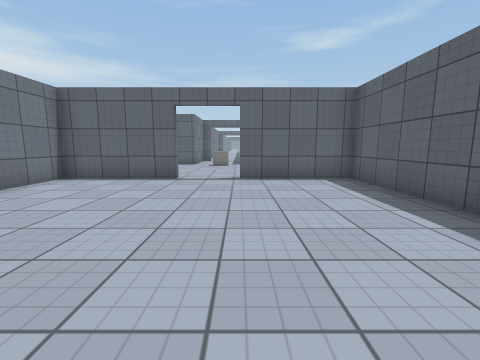
view 1 (above)

14 first-person views from a walk through a Unity game level. The camera is 1.2 m above the floor, tilts 8° down and sees 90° across. Doors are open. The floor is counted in squares, 1.2 m on a side. Each view is taken from the middle of a square. On the plan, view 1 faces up. The plan holds only what a view shows up to about 11 squares ahead; the rest is blank. The place goes on beyond the plan. The player character is not drawn. Surface patterns are stand-ins for the level's own textures.

view 2
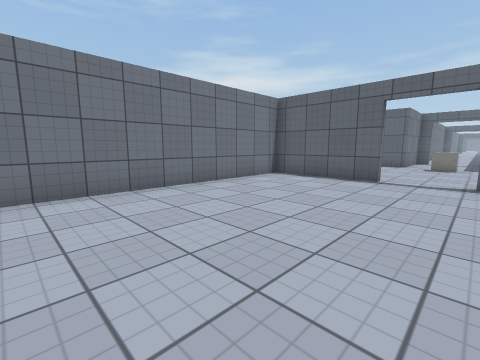

view 3
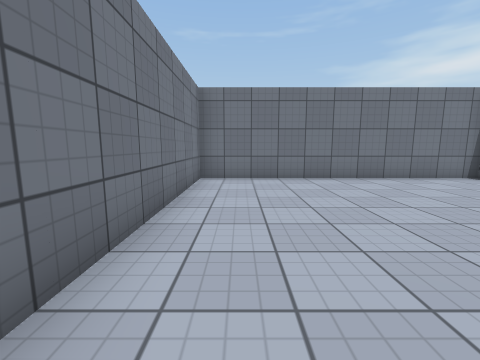

view 4
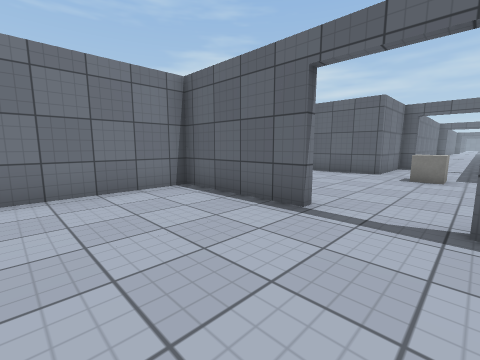

view 5
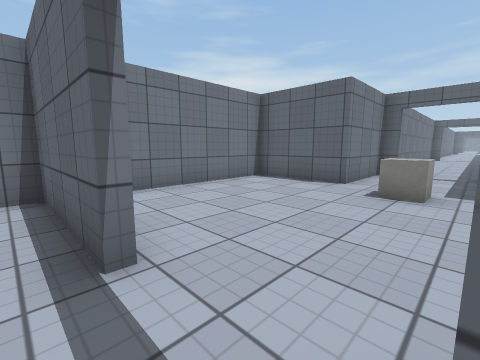

view 6
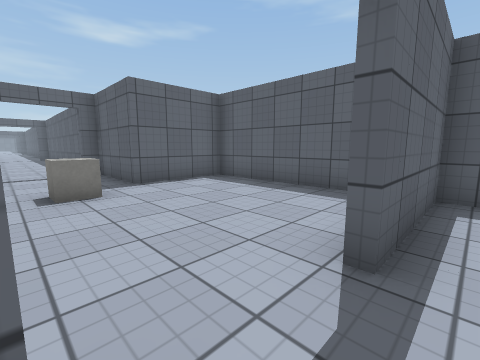

view 7
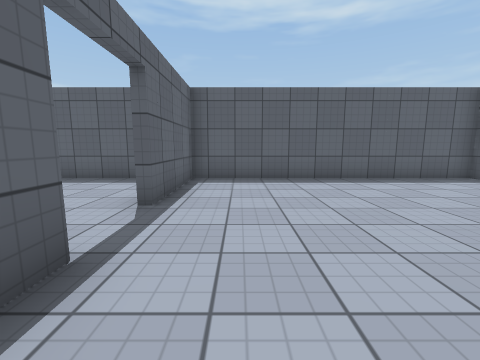

view 8
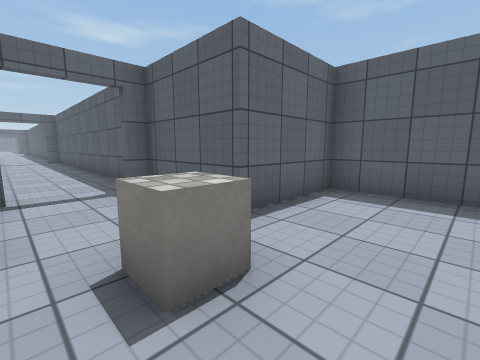

view 9
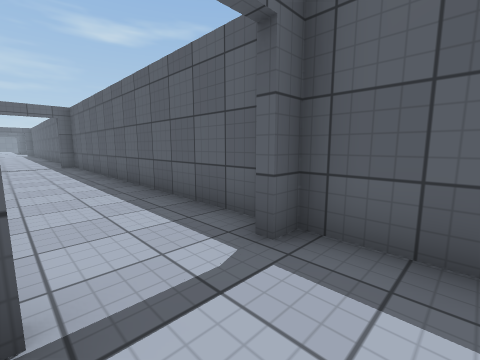

view 10
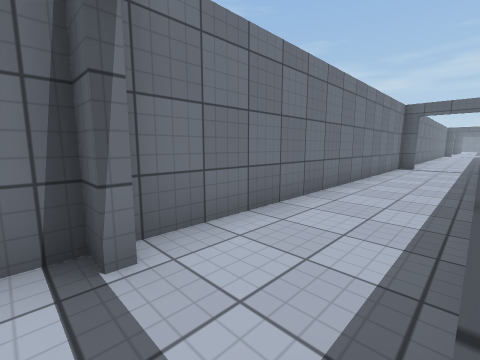

view 11
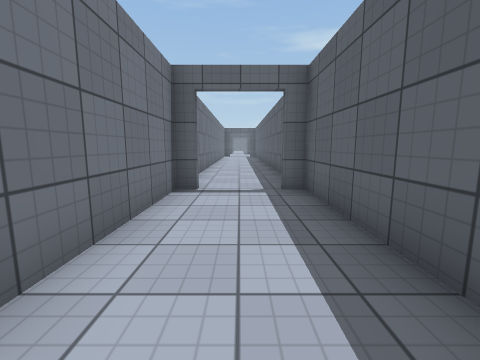

view 12
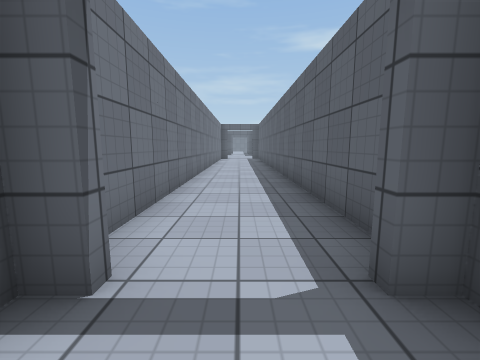

view 13
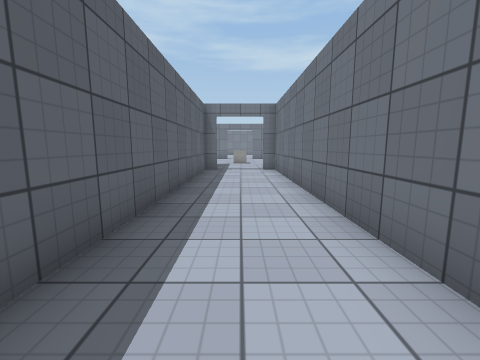

view 14
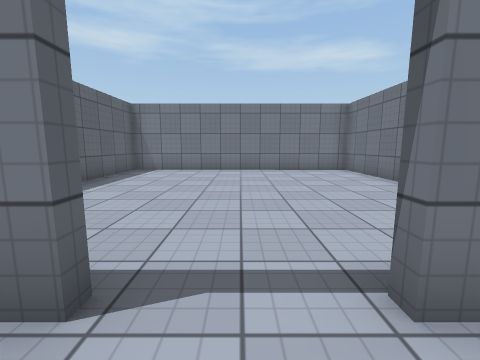

### Floor plan
Ten units are one square. View 1 is at (0, 0); x grows to the right and y downward. Boxes are objects, and circles mark ways between rooms. Rooms are numbered by the first view taken in them; rooms with no view inside come last. Other rooms are left out.
<svg viewBox="-60 -295 100 312">
<path fill="none" stroke="#000" d="M-19 -75 -55 -75 -55 12 35 12 35 -75 0 -75M-1 -78 4 -78M-19 -165 -25 -165 -25 -135 -55 -135 -55 -90M35 -90 35 -135 5 -135 5 -165 0 -165M-19 -285 -25 -285 -25 -168 -20 -168M-1 -168 5 -168 5 -285 0 -285"/>
<rect x="-15" y="-135" width="10" height="10" fill="#bbb"><title>other object</title></rect>
<circle cx="-10" cy="-80" r="3" fill="#2a7"/>
<circle cx="-10" cy="-170" r="3" fill="#2a7"/>
<text x="-10" y="-40">1</text>
<text x="-10" y="-120">2</text>
<text x="-10" y="-230">3</text>
</svg>
Room 1 opens to room 2. Room 2 opens to room 3.

Where each view was taken, in squares from view 1:
view 1: 0 up, 0 right, facing up
view 2: 0 up, 0 right, facing up-left
view 3: 0 up, 2 right, facing left
view 4: 4 up, 0 right, facing up-left
view 5: 7 up, 0 right, facing up-left
view 6: 7 up, 2 left, facing up-right
view 7: 6 up, 4 left, facing right
view 8: 11 up, 2 left, facing up-right
view 9: 15 up, 2 left, facing up-right
view 10: 16 up, 0 right, facing up-left
view 11: 23 up, 1 left, facing up
view 12: 27 up, 1 left, facing up
view 13: 27 up, 1 left, facing down
view 14: 9 up, 1 left, facing down
